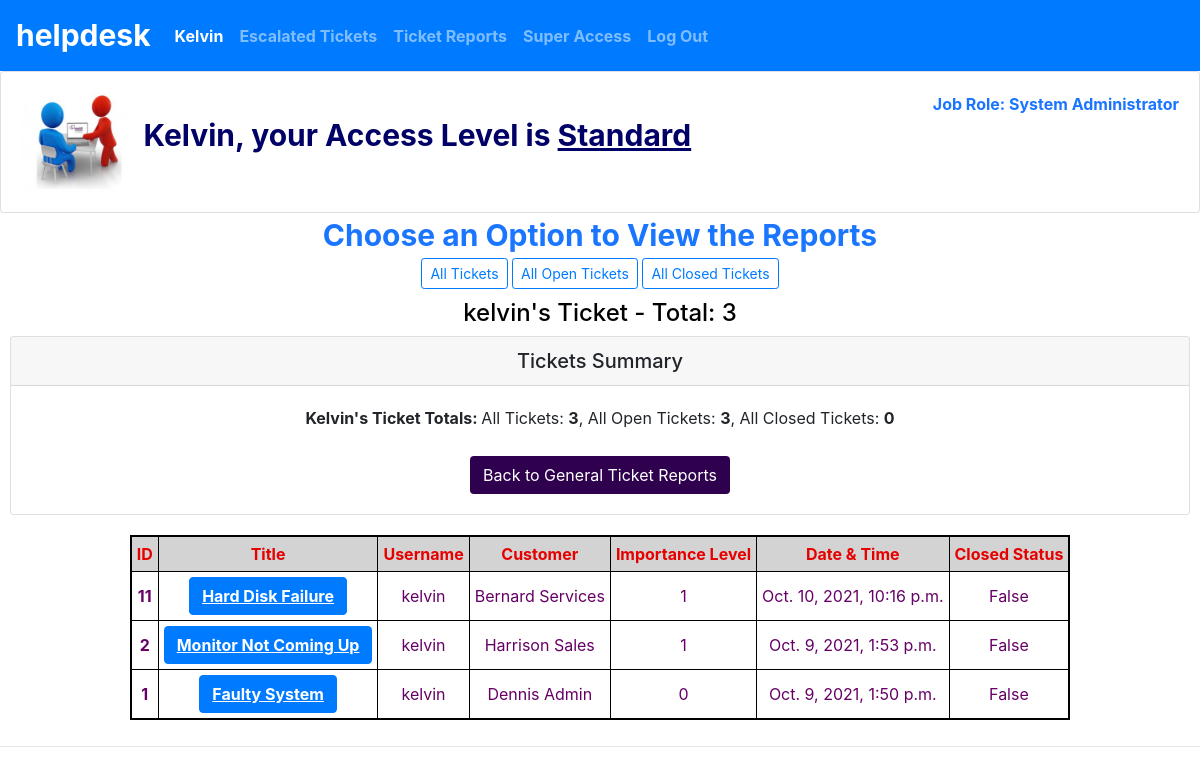
The app's page /user_reports/kelvin (signed in) with its own data.
### helpdesk/models.py (models this page shows, shortened)
class User(AbstractUser):
    pass
    ACCESS = (
        ('Regular', 'Regular'),
        ('Standard', 'Standard'),
        ('Admin', 'Admin')
    )
    access = models.CharField(max_length=15, choices=ACCESS, verbose_name="access", default="Regular")
    role = models.CharField(max_length=60)
    location = models.CharField(max_length=120, blank=True)

class Dynamics(models.Model):
    name = models.CharField(max_length=150)
    image = models.ImageField(upload_to='images', blank=True, null=True)

class Ticket(models.Model):
    user = models.ForeignKey(User, on_delete=models.CASCADE, related_name='trouble_ticket')
    customer = models.ForeignKey('Customer', on_delete=models.CASCADE, related_name='client')
    title = models.CharField(max_length=150)
    text = models.CharField(max_length=500, default=None)
    comments = models.ManyToManyField('Comment', blank=True, related_name='comments_ticket')
    date = models.DateTimeField(default=datetime.datetime.now)
    image = models.ImageField(upload_to='images', blank=True, null=True)
    closed = models.BooleanField(default=False)

class Customer(models.Model):
    customer =  models.CharField(max_length=30, unique=True)
    firstname =  models.CharField(max_length=30)
    lastname =  models.CharField(max_length=30)
    email =  models.CharField(max_length=30)
    phone_no = models.CharField(max_length=20)
    company = models.CharField(max_length=30)
    location = models.CharField(max_length=120, blank=True)
    def __str__(self):
        return f"{self.customer}"

### helpdesk/views.py (the view)
# urls.py: path("user_reports/<str:username>", views.user_reports, name="user_reports"),
def user_reports(request, username):
    if request.user.is_authenticated:
        profile_account = User.objects.get(username=username)
        alltickets_count = Ticket.objects.filter(user=profile_account).count()
        opentickets_count = Ticket.objects.filter(user=profile_account, closed=False).count()
        closedtickets_count = Ticket.objects.filter(user=profile_account, closed=True).count()
        user = request.session["_auth_user_id"]
        ticketranks = Ticketrank.objects.filter(ticket=OuterRef("id"), user_id=user)
        tickets = Ticket.objects.filter(user=profile_account).order_by("-date").annotate(current_ticketrank=Count(ticketranks.values("id")))
        title = f"{profile_account}'s Ticket"
        return render(request, "helpdesk/user_reports.html", {
	        "support": Dynamics.objects.get(id=4),
		    "title" : title,
            "total" : alltickets_count,
		    "tickets" : tickets,
		    "profile_account": profile_account,
		    "alltickets_count" : alltickets_count,
		    "opentickets_count" : opentickets_count,
		    "closedtickets_count" : closedtickets_count
	        })
    else:
        return redirect('index')

### helpdesk/templates/helpdesk/user_reports.html (shortened to what this page needs)
{% load static %}
<!DOCTYPE html>
<html lang="en">
    <head>
    <link rel="stylesheet" href="https://stackpath.bootstrapcdn.com/bootstrap/4.5.0/css/bootstrap.min.css"
>
    <link href="https://use.fontawesome.com/releases/v5.13.0/css/all.css" rel="stylesheet">
    <link href="{% static 'helpdesk/styles.css' %}" rel="stylesheet">
    </head>
    <body>
    {% include "helpdesk/head.html" %}
    <center>
	<center><strong class="all_tickets">Choose an Option to View the Reports</h3></strong></center>
	<button class="btn btn-sm btn-outline-primary" id="alltickets" onclick="window.location.href='{% url 'user_periods' profile_account 'alltickets' 'period' %}';">All Tickets</button>
    <button class="btn btn-sm btn-outline-primary" id="opentickets" onclick="window.location.href='{% url 'user_periods' profile_account 'opentickets' 'period' %}';">All Open Tickets</button>
    <button class="btn btn-sm btn-outline-primary" id="closedtickets" onclick="window.location.href='{% url 'user_periods' profile_account 'closedtickets' 'period' %}';">All Closed Tickets</button>
		<div id="summary-view">
		    <h4 id="summary_header">{{title}} - Total: {{total}}</h4>
	        <div class="card" id="summary_head">
		        <h5 class="card-header">
			        Tickets Summary
			    </h5>
	            <div class="card-body">
                        <p class="card-text"><b>{{profile_account|capfirst}}'s Ticket Totals: </b> All Tickets: <b>{{alltickets_count}}</b>, All Open Tickets: <b>{{opentickets_count}}</b>, All Closed Tickets: <b>{{closedtickets_count}}</b></p>
					    <a href="{% url 'view_reports' %}" class="btn btn-ticket">Back to General Ticket Reports</a>
	            </div>
	        </div>
		</div>
        <div id="tickets-view">
		{% if tickets %}
		<table>
            <tr>
			    <th>ID</th>
				<th>Title</th>
                <th>Username</th>
                <th>Customer</th>
				<th>Importance Level</th>
				<th>Date & Time</th>
                <th>Closed Status</th>
            </tr>
		{% for ticket in tickets %}
            <tr>
                <td><b>{{ticket.id}}</b></td>
				<td>
				   <a href="{% url 'ticket_view' ticket=ticket.id %}" class="btn btn-primary">
				    <u><b>{{ticket.title|title}}</b></u>
					</a>
				</td>
				<td>{{ticket.user}}</td>
				<td>{{ticket.customer|title}}</td>
				<td>{{ticket.ticketrank_set.count}}</td>
				<td>{{ticket.date}}</td>
				<td>{{ticket.closed|title}}</td>
            </tr>
        {% endfor %}
        </table>
        {% endif %}
        </div>
    </center>
   	<hr id="report_line">
    </body>
</html>

### helpdesk/templates/helpdesk/head.html (shortened to what this page needs)
<nav class="navbar navbar-expand-lg navbar-dark bg-primary">
            <a class="navbar-brand" href="{% url 'index' %}"><b style="font-size:30px;">helpdesk</b></a>
            <div>
			{% with request.resolver_match.url_name as url_name %}
              <ul class="navbar-nav mr-auto">
                {% if user.is_authenticated %}
                    <li class="nav-item {% if url_name == 'profile' %}active{% endif %}" >
                        <a class="nav-link active" aria-current="page" href="{% url 'profile' user.username %}"><strong>{{ user.username|capfirst }}</strong></a>
                    </li>
                    <li class="nav-item {% if url_name == 'escalate' %}active{% endif %}">
                        <a class="nav-link" href="{% url 'escalate' %}"><strong>Escalated Tickets</strong></a>
                    </li>
					<li class="nav-item {% if url_name == 'view_reports' %}active{% endif %}">
                        <a class="nav-link" href="{% url 'view_reports' %}"><strong>Ticket Reports</strong></a>
                    </li>
				    {% if request.user.access != 'Regular' %}
		                <li class="nav-item {% if url_name == 'super' %}active{% endif %}">
                            <a class="nav-link" href="{% url 'super' %}"><strong>Super Access</strong></a>
                        </li>
				    {% endif %}
			        <li class="nav-item {% if url_name == 'logout' %}active{% endif %}">
                        <a class="nav-link" href="{% url 'logout' %}"><strong>Log Out</strong></a>
                    </li>
                {% endif %}
              </ul>
			{% endwith %}
            </div>
    </nav>
{% if user.is_authenticated %}
    <div class="card">
        <div class="card-body">
            <img class="img-fluid" src="{{support.image.url}}" alt="Profile Picture" style="max-height:100px">
		        <strong id="access_type">{{user.username|title}}, your Access Level is <u>{{user.access}}</u></strong>
		    <object align="right" class="profile_info">
		        <span class="btn-total-follow"><strong>Job Role: {{user.role}}</strong> </span>
		    </object>
        </div>
    </div>
{% endif %}

### helpdesk/static/helpdesk/styles.css (style rules this page uses)
body { margin: 0; background-color: white; }
.btn-ticket { margin-top: 10px; background-color: #2e004d; color: white; }
.all_tickets, #profile_name { font-size:30px; }
.no_profilename, #access_type { font-size:30px; }
.all_tickets, .profile_info, .title { color:#1a75ff; }
#report_line { color: black; }
.main, #tickets-view, #summary-view { padding: 10px; }
#profile_name, .no_profilename, #access_type, #admin_level { color:#000066; padding:10px; }
#update_picture, .update_info, #tickets-view, #summary_header { color:black; }
table { border: 2px solid black; border-collapse: collapse; font-size: 16px; }
th, td { border: 1px solid black; padding: 5px; text-align: center; }
th { background-color: lightgray; color: #e60000; }
td { background-color: white; color: #660066; }

### records on screen
User: username "Kelvin", access "Standard", role "System Administrator"
Dynamics: image (picture)
Ticket: id "11", title "Hard Disk Failure", user "kelvin", customer "Bernard Services", ticketrank_set.count "1", date "Oct. 10, 2021, 10:16 p.m.", closed "False"
Ticket: id "2", title "Monitor Not Coming Up", user "kelvin", customer "Harrison Sales", ticketrank_set.count "1", date "Oct. 9, 2021, 1:53 p.m.", closed "False"
Ticket: id "1", title "Faulty System", user "kelvin", customer "Dennis Admin", ticketrank_set.count "0", date "Oct. 9, 2021, 1:50 p.m.", closed "False"

### other values on screen
{{ title }} "kelvin's Ticket"
{{ total }} "3"
{{ alltickets_count }} "3"
{{ opentickets_count }} "3"
{{ closedtickets_count }} "0"
